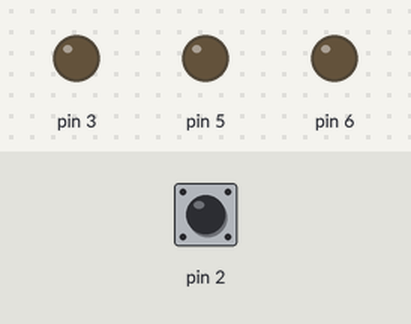
Simulated run of this sketch. Board: Arduino Uno, built with avr-gcc and run on an emulated ATmega328P. Parts: output pins drawn as LEDs (lit = HIGH). Dashed ring = blinking. Inputs (shaded band) come from the test bench; at power-on: pin 2 HIGH. What the sketch prints to the serial monitor is not drawn.

Above: at 1.2 s.
1.3 s: pin 2 driven LOW
At 2.1 s:
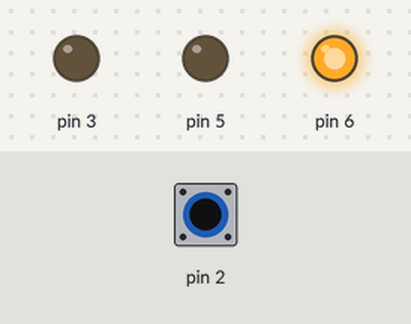
2.8 s: pin 2 pulsed HIGH 5 times (0.12 s each, 0.3 s apart)
At 3.99 s:
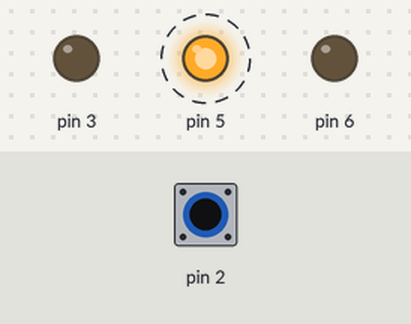
At 5.6 s:
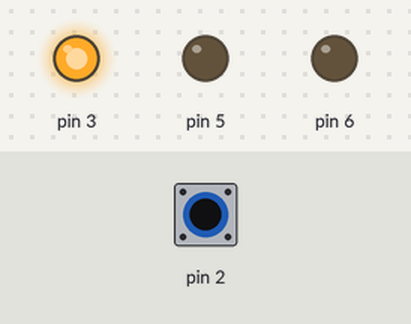
Timing chart, 0 to 7.1 s (numbered marks = the images above; inputs shaded):
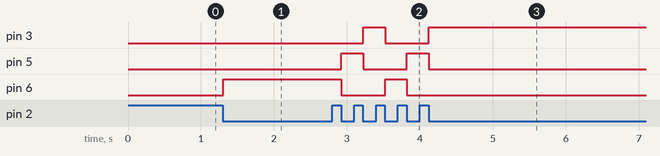

Measured:
- after the input at 1.3 s, pin 6: LOW → HIGH at once
- after the input at 2.8 s, pin 3: LOW → HIGH after 0.42 s, → LOW 0.30 s later, → HIGH 0.60 s later; pin 5: alternates HIGH for 0.30 s and LOW for 0.60 s, 4 changes in all, then stays LOW, starting after 0.12 s; pin 6: HIGH → LOW after 0.12 s, → HIGH 0.60 s later, → LOW 0.30 s later

The sketch:

03_Switch.ino
```cpp
int i=0;
int sw=0;
void setup() {
  // put your setup code here, to run once:
  attachInterrupt(sw,count, INPUT_PULLUP);
  Serial.begin(9600);
  pinMode(3, OUTPUT);
  pinMode(5, OUTPUT);
  pinMode(6, OUTPUT);
}

void loop() {
  // put your main code here, to run repeatedly:
    Serial.println(i);
   switch(i){
    case(1) :
      digitalWrite(6, 1);
      digitalWrite(5, 0);
      digitalWrite(3, 0);
      Serial.println("blue");
      break;
    case(2) :
      digitalWrite(6, 0);
      digitalWrite(5, 1);
      digitalWrite(3, 0);
      Serial.println("green");
      break;
    case(3) :
      digitalWrite(6, 0);
      digitalWrite(5, 0);
      digitalWrite(3, 1);
      Serial.println("red");
      break;
    default :
      break;
  }

}
void count(){
  if(i>=3)
  {
    i=1;
  }
  else i++;
}
```
